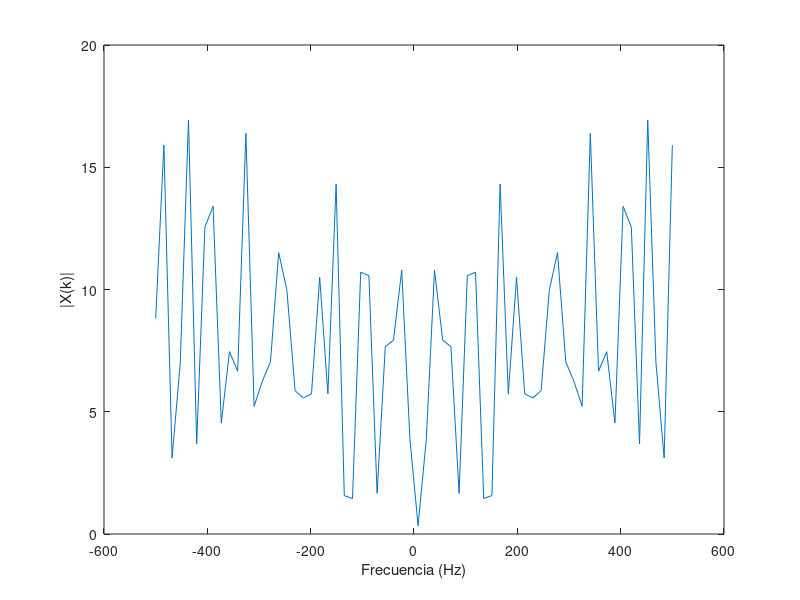

This figure's MATLAB source: (Note: this script raises an error after producing the figure.)
%%%%%%%%%%%%%%%%%%%%%%%%%%%%%%%%%%%%%%%%%%%%%%%%%%%%%%%%%%%%
%%%%%%%%%%%%%%  PARTE 1: Convolución Circular %%%%%%%%%%%%%%
%%%%%%%%%%%%%%%%%%%%%%%%%%%%%%%%%%%%%%%%%%%%%%%%%%%%%%%%%%%%

% Parámetros
N = 64;        % Longitud de x[n], puede ajustarse
Ts = 1e-3;     % Periodo de muestreo

% Generar señal aleatoria x[n]
x = randn(N, 1);

% Calcular su espectro X(k)
X = fftshift(fft(x));

% Vector de frecuencia para graficar
Fs = 1/Ts;
f = linspace(-Fs/2, Fs/2, N);

% Graficar el espectro de x[n]
figure;
plot(f, abs(X));
xlabel("Frecuencia (Hz)");
ylabel("|X(k)|");
xline(0)
title("Espectro de x[n]");

% Respuesta al impulso del canal h[n]
h = [0, -0.1, 0.3, -0.5, 0.7, -0.9, 0.7, -0.5, 0.3, -0.1, 0];

% Llenar con ceros h[n] hasta longitud N
h_padded = [h; zeros(N - length(h), 1)];

% Calcular su espectro H(k)
H = fftshift(fft(h_padded));

% Graficar el espectro de h[n]
figure;
plot(f, abs(H));
xlabel("Frecuencia (Hz)");
ylabel("|H(k)|");
title("Espectro de h[n]");

% Convolución lineal
y = conv(x, h);

% Calcular su FFT de N puntos
Y = fftshift(fft(y, N));

% Graficar el espectro de y[n]
figure;
plot(f, abs(Y));
xlabel("Frecuencia (Hz)");
ylabel("|Y(k)|");
title("Espectro de y[n] (Convolución Lineal)");

% Convolución circular
yc = cconv(x, h, N);  % Convolución circular de N puntos

% Calcular su espectro Yc(k)
Yc = fftshift(fft(yc));

% Graficar el espectro de yc[n]
figure;
plot(f, abs(Yc));
xlabel("Frecuencia (Hz)");
ylabel("|Y_c(k)|");
title("Espectro de y_c[n] (Convolución Circular)");

% Calcular el producto X(k) * H(k)
XH = X .* H;

% Comparación entre X(k)*H(k) y Y(k)
figure;
subplot(2,1,1);
plot(f, abs(XH), f, abs(Y));
xlabel("Frecuencia (Hz)");
ylabel("Magnitud");
title("Comparación de X(k)*H(k) y Y(k)");
legend("|X(k)*H(k)|", "|Y(k)|");

% Comparación entre X(k)*H(k) y Yc(k)
subplot(2,1,2);
plot(f, abs(XH), f, abs(Yc));
xlabel("Frecuencia (Hz)");
ylabel("Magnitud");
title("Comparación de X(k)*H(k) y Y_c(k)");
legend("|X(k)*H(k)|", "|Y_c(k)|");

% Longitud del prefijo cíclico (debe ser >= longitud de h[n]-1)
L = length(h) - 1;

% Construir prefijo cíclico a partir de las últimas L muestras de x[n]
cyclic_prefix = x(end-L+1:end);

% Extender x[n] con prefijo cíclico
x_ext = [cyclic_prefix; x];

% Longitud óptima del prefijo cíclico es L = length(h) - 1 = 10
fprintf("Longitud elegida del prefijo cíclico: %d\n", L);

% Convolución lineal con la señal extendida
y_ext = conv(x_ext, h);

% Eliminar las primeras L muestras para extraer el resultado de la convolución circular
yc_extracted = y_ext(L+1:L+N);

% Verificar que yc extraído coincide con la convolución circular yc
difference = max(abs(yc - yc_extracted));
fprintf("Diferencia máxima entre yc y yc extraído: %e\n", difference);

%%%%%%%%%%%%%%%%%%%%%%%%%%%%%%%%%%%%%%%%%%%%%%%%%%%%%%%%%%%%
%%%%%%%%%%%%%%%%%%  PARTE 2: Ecualización %%%%%%%%%%%%%%%%%%
%%%%%%%%%%%%%%%%%%%%%%%%%%%%%%%%%%%%%%%%%%%%%%%%%%%%%%%%%%%%

% Parámetros de OFDM
NFFT = 128;           % Tamaño de FFT
Ncp = 16;             % Longitud del prefijo cíclico (varía según el caso)
Nofdm = 100;          % Número de símbolos OFDM
Nsub = 10;            % Número de subportadoras de datos
modOrder = 4;         % Modulación QPSK (número M-ario)

% Respuesta al impulso del canal h[n]
h = [0, -0.1, 0.3, -0.5, 0.7, -0.9, 0.7, -0.5, 0.3, -0.1, 0];

% Respuesta de frecuencia ideal del canal
H = fft(h, NFFT);

% Generar bits aleatorios
numBits = Nsub * Nofdm * log2(modOrder);
bits = randi([0 1], numBits, 1);

%%%%%%%%%%%%%%%%%%%%%%%%%%%%%%%%%%%%%%%%%%%%%%%%%%%%%%%%%%%%
%%%%%%%%%%%%  PARTE A: Intervalo de guarda con 0 %%%%%%%%%%%%%%%%%%
%%%%%%%%%%%%%%%%%%%%%%%%%%%%%%%%%%%%%%%%%%%%%%%%%%%%%%%%%%%%

% Actualizar Ncp para este caso
Ncp = 16;

% Modulación QPSK
symbols = moduladorQPSK(bits);

% Remodelar símbolos en subportadoras x símbolos OFDM
symbols_matrix = reshape(symbols, Nsub, Nofdm);

% Inicializar la matriz de símbolos OFDM
X = zeros(NFFT, Nofdm);

% Mapear símbolos a subportadoras
X(2:Nsub+1, :) = symbols_matrix;

% Modulación OFDM (IFFT)
ofdm_symbols = ifft(X, NFFT);

% Agregar intervalo de guarda lleno de ceros
ofdm_with_guard = [zeros(Ncp, Nofdm); ofdm_symbols];

% Serializar los símbolos OFDM
s = ofdm_with_guard(:);

% Transmitir a través del canal
s_rx = conv(s, h);
s_rx = s_rx(1:length(s));

% Remodelar la señal recibida
s_rx_matrix = reshape(s_rx, NFFT + Ncp, Nofdm);

% Eliminar el intervalo de guarda
received_symbols = s_rx_matrix(Ncp+1:end, :);

% Demodulación OFDM (FFT)
Y = fft(received_symbols, NFFT);

size(Y)
size(repmat(H.', 1, Nofdm))

% Ecualización en el dominio de frecuencia
Y_eq = Y ./ repmat(H, 1, Nofdm);

% Extraer las subportadoras de datos
received_data = Y_eq(2:Nsub+1, :);
received_data = received_data(:);

% Demodulación QPSK
received_bits = demoduladorQPSK(received_data);

% Calcular BER
num_errors = sum(bits ~= received_bits);
bit_error_rate = num_errors / numBits;
fprintf("Caso a) BER con intervalo de guarda en cero: %f\n", bit_error_rate);

% Diagrama de constelación
figure;
subplot(1,2,1);
plot(real(symbols), imag(symbols), "o");
title("Constelación Transmitida");
xlabel("En Fase");
ylabel("En Cuadratura");
axis square;

subplot(1,2,2);
plot(real(received_data), imag(received_data), "o");
title("Constelación Recibida (Caso a)");
xlabel("En Fase");
ylabel("En Cuadratura");
axis square;

%%%%%%%%%%%%%%%%%%%%%%%%%%%%%%%%%%%%%%%%%%%%%%%%%%%%%%%%%%%%
%%%%%%%%%%%%  PARTE B: Intervalo de guarda con 0 %%%%%%%%%%%%%%%%%%
%%%%%%%%%%%%%%%%%%%%%%%%%%%%%%%%%%%%%%%%%%%%%%%%%%%%%%%%%%%%

% Actualizar Ncp para el Caso b)
Ncp = 4;  % Longitud del prefijo cíclico menor al canal

% Modulación QPSK
symbols_b = moduladorQPSK(bits);

% Remodelar símbolos en subportadoras x símbolos OFDM
symbols_matrix_b = reshape(symbols_b, Nsub, Nofdm);

% Inicializar la matriz de símbolos OFDM
X_b = zeros(NFFT, Nofdm);

% Mapear símbolos a subportadoras
X_b(2:Nsub+1, :) = symbols_matrix_b;

% Modulación OFDM (IFFT)
ofdm_symbols_b = ifft(X_b, NFFT);

% Agregar prefijo cíclico (copia de las últimas Ncp muestras)
cyclic_prefix_b = ofdm_symbols_b(end-Ncp+1:end, :);
ofdm_with_cp_b = [cyclic_prefix_b; ofdm_symbols_b];

% Serializar los símbolos OFDM
s_b = ofdm_with_cp_b(:);

% Transmitir a través del canal
s_rx_b = conv(s_b, h);
s_rx_b = s_rx_b(1:length(s_b));

% Remodelar la señal recibida
s_rx_matrix_b = reshape(s_rx_b, NFFT + Ncp, Nofdm);

% Eliminar el prefijo cíclico
received_symbols_b = s_rx_matrix_b(Ncp+1:end, :);

% Demodulación OFDM (FFT)
Y_b = fft(received_symbols_b, NFFT);

% Ecualización en el dominio de frecuencia
Y_eq_b = Y_b ./ repmat(H, 1, Nofdm);

% Extraer las subportadoras de datos
received_data_b = Y_eq_b(2:Nsub+1, :);
received_data_b = received_data_b(:);

% Demodulación QPSK
received_bits_b = demoduladorQPSK(received_data_b);

% Calcular BER
num_errors_b = sum(bits ~= received_bits_b);
bit_error_rate_b = num_errors_b / numBits;
fprintf("Caso b) BER con prefijo cíclico corto: %f\n", bit_error_rate_b);

% Diagrama de constelación
figure;
subplot(1,2,1);
plot(real(symbols_b), imag(symbols_b), "o");
title("Constelación Transmitida");
xlabel("En Fase");
ylabel("En Cuadratura");
axis square;

subplot(1,2,2);
plot(real(received_data_b), imag(received_data_b), "o");
title("Constelación Recibida (Caso b)");
xlabel("En Fase");
ylabel("En Cuadratura");
axis square;

%%%%%%%%%%%%%%%%%%%%%%%%%%%%%%%%%%%%%%%%%%%%%%%%%%%%%%%%%%%%
%%%%%%%%%%%%  PARTE C:  %%%%%%%%%%%%%%%%%%
%%%%%%%%%%%%%%%%%%%%%%%%%%%%%%%%%%%%%%%%%%%%%%%%%%%%%%%%%%%%

% Actualizar Ncp para el Caso c)
Ncp = 16;  % Longitud del prefijo cíclico igual o mayor al canal

% Modulación QPSK
symbols_c = moduladorQPSK(bits);

% Remodelar símbolos en subportadoras x símbolos OFDM
symbols_matrix_c = reshape(symbols_c, Nsub, Nofdm);

% Inicializar la matriz de símbolos OFDM
X_c = zeros(NFFT, Nofdm);

% Mapear símbolos a subportadoras
X_c(2:Nsub+1, :) = symbols_matrix_c;

% Modulación OFDM (IFFT)
ofdm_symbols_c = ifft(X_c, NFFT);

% Agregar prefijo cíclico (copia de las últimas Ncp muestras)
cyclic_prefix_c = ofdm_symbols_c(end-Ncp+1:end, :);
ofdm_with_cp_c = [cyclic_prefix_c; ofdm_symbols_c];

% Serializar los símbolos OFDM
s_c = ofdm_with_cp_c(:);

% Transmitir a través del canal
s_rx_c = conv(s_c, h);
s_rx_c = s_rx_c(1:length(s_c));

% Remodelar la señal recibida
s_rx_matrix_c = reshape(s_rx_c, NFFT + Ncp, Nofdm);

% Eliminar el prefijo cíclico
received_symbols_c = s_rx_matrix_c(Ncp+1:end, :);

% Demodulación OFDM (FFT)
Y_c = fft(received_symbols_c, NFFT);

% Ecualización en el dominio de frecuencia
Y_eq_c = Y_c ./ repmat(H, 1, Nofdm);

% Extraer las subportadoras de datos
received_data_c = Y_eq_c(2:Nsub+1, :);
received_data_c = received_data_c(:);

% Demodulación QPSK
received_bits_c = demoduladorQPSK(received_data_c);

% Calcular BER
num_errors_c = sum(bits ~= received_bits_c);
bit_error_rate_c = num_errors_c / numBits;
fprintf("Caso c) BER con prefijo cíclico suficiente: %f\n", bit_error_rate_c);

% Diagrama de constelación
figure;
subplot(1,2,1);
plot(real(symbols_c), imag(symbols_c), "o");
title("Constelación Transmitida");
xlabel("En Fase");
ylabel("En Cuadratura");
axis square;

subplot(1,2,2);
plot(real(received_data_c), imag(received_data_c), "o");
title("Constelación Recibida (Caso c)");
xlabel("En Fase");
ylabel("En Cuadratura");
axis square;